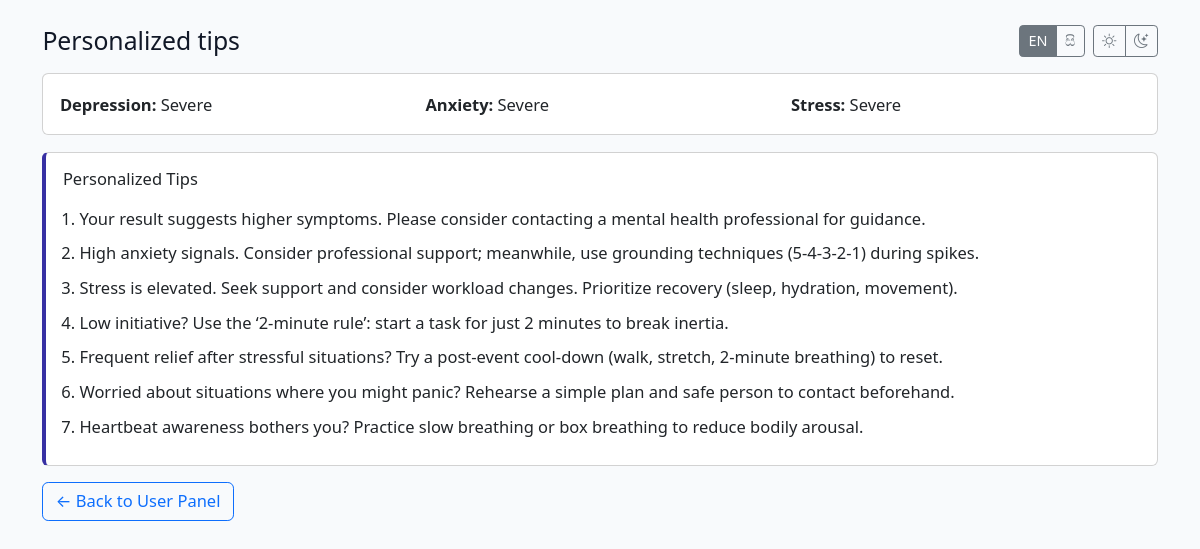
Page /advice/cf4bc8d1-2b05-484a-bb51-5063fd47eb6e (signed in) on the committed database.
### app.py (models this page shows)
class Assessment(db.Model):
    __tablename__ = "assessments"
    id = db.Column(db.String(36), primary_key=True, default=lambda: str(_uuid.uuid4()))
    created_at = db.Column(db.DateTime, default=datetime.utcnow, index=True)
    session_id = db.Column(db.String(64), index=True, nullable=True)
    user_id = db.Column(db.String(36), db.ForeignKey("users.id"), nullable=True)
    consent_version = db.Column(db.String(16), nullable=True)
    model_version = db.Column(db.String(32), nullable=False, default=MODEL_VERSION)
    dep_score = db.Column(db.Integer, nullable=False)
    anx_score = db.Column(db.Integer, nullable=False)
    str_score = db.Column(db.Integer, nullable=False)
    dep_pred = db.Column(db.Integer, nullable=False)
    anx_pred = db.Column(db.Integer, nullable=False)
    str_pred = db.Column(db.Integer, nullable=False)
    dep_proba_json = db.Column(db.Text, nullable=False)
    anx_proba_json = db.Column(db.Text, nullable=False)
    str_proba_json = db.Column(db.Text, nullable=False)
    raw_answers_json = db.Column(db.Text, nullable=True)
    user = db.relationship("User", backref="assessments")

### app.py (the view)
@app.route("/advice/<assessment_id>")
@login_required
def advice_page(assessment_id):
    a = Assessment.query.get_or_404(assessment_id)
    if a.user_id != current_user.id:
        return "<h3>Not authorized.</h3>", 403
    shap_dep = (ShapTopK.query
                .filter_by(assessment_id=assessment_id, condition="Depression")
                .order_by(ShapTopK.abs_shap.desc()).limit(5).all())
    shap_anx = (ShapTopK.query
                .filter_by(assessment_id=assessment_id, condition="Anxiety")
                .order_by(ShapTopK.abs_shap.desc()).limit(5).all())
    shap_str = (ShapTopK.query
                .filter_by(assessment_id=assessment_id, condition="Stress")
                .order_by(ShapTopK.abs_shap.desc()).limit(5).all())
    dep_codes = [r.feature_code for r in shap_dep]
    anx_codes = [r.feature_code for r in shap_anx]
    str_codes = [r.feature_code for r in shap_str]
    tips = build_advice(g.lang, a.dep_pred, a.anx_pred, a.str_pred,
                        dep_codes, anx_codes, str_codes)
    page_title = "Personalized tips" if g.lang == "en" else "පෞද්ගලික උපදෙස්"
    return render_template("advice.html",
                           page_title=page_title,
                           assessment=a,
                           label_map=g.label_map,
                           tips=tips)

### app.py (called while the page is built)
@login_manager.user_loader
def load_user(user_id):
    return User.query.get(user_id)

def get_locale():
    return session.get("lang", "en")

def load_questions_for_locale(locale_code: str):
    fname = "dass42_questions.si.json" if locale_code == "si" else "dass42_questions.en.json"
    fpath = I18N_DIR / fname
    with open(fpath, "r", encoding="utf-8") as f:
        qmap = json.load(f)
    return {col: qmap.get(col, col) for col in question_columns}

@app.before_request
def _inject_i18n_maps():
    lang = get_locale()
    g.lang = lang
    g.label_map = LABEL_MAPS.get(lang, LABEL_MAPS["en"])
    g.question_map = load_questions_for_locale(lang)

def build_advice(lang: str, dep_pred: int, anx_pred: int, str_pred: int,
                 shap_dep_codes=None, shap_anx_codes=None, shap_str_codes=None):
    cfg = TIPS.get(lang, TIPS["en"])
    bucket = cfg["bucket"]
    pers   = cfg["personalizers"]
    tips = []
    tips += bucket["Depression"].get(dep_pred, [])
    tips += bucket["Anxiety"].get(anx_pred, [])
    tips += bucket["Stress"].get(str_pred, [])
    seen = set()
    def add_personalizers(codes):
        for code in (codes or []):
            if code in pers and code not in seen:
                tips.append(pers[code])
                seen.add(code)
    add_personalizers(shap_dep_codes)
    add_personalizers(shap_anx_codes)
    add_personalizers(shap_str_codes)
    return tips

### templates/advice.html (shortened to what this page needs)
<!doctype html>
<html lang="{{ 'si' if g.lang=='si' else 'en' }}">
<head>
  <link href="https://cdn.jsdelivr.net/npm/bootstrap@5.3.2/dist/css/bootstrap.min.css" rel="stylesheet">
  <link href="https://cdn.jsdelivr.net/npm/bootstrap-icons@1.11.3/font/bootstrap-icons.css" rel="stylesheet">
  <link href="{{ url_for('static', filename='css/theme.css') }}" rel="stylesheet">
</head>
<body>
<div class="container py-4">
  <div class="d-flex justify-content-between align-items-center mb-3">
    <h1 class="h4 m-0">{{ page_title }}</h1>
    <div class="d-flex align-items-center gap-2">
      <div class="btn-group">
        <a href="{{ url_for('set_language', code='en') }}" class="btn btn-sm btn-outline-secondary {% if g.lang=='en' %}active{% endif %}">EN</a>
        <a href="{{ url_for('set_language', code='si') }}" class="btn btn-sm btn-outline-secondary {% if g.lang=='si' %}active{% endif %}">සි</a>
      </div>
      <div class="btn-group" role="group" aria-label="Theme">
        <button id="themeLight" type="button" class="btn btn-sm btn-outline-secondary" title="Light">
          <i class="bi bi-sun"></i>
        </button>
        <button id="themeDark" type="button" class="btn btn-sm btn-outline-secondary" title="Dark">
          <i class="bi bi-moon-stars"></i>
        </button>
      </div>
    </div>
  </div>
  <div class="card mb-3">
    <div class="card-body">
      <div class="row g-3 text-center text-md-start">
        <div class="col-md-4"><b>Depression:</b> {{ label_map[assessment.dep_pred] }}</div>
        <div class="col-md-4"><b>Anxiety:</b> {{ label_map[assessment.anx_pred] }}</div>
        <div class="col-md-4"><b>Stress:</b> {{ label_map[assessment.str_pred] }}</div>
      </div>
    </div>
  </div>
  {% if tips %}
    <div class="card tips-card">
      <div class="card-body">
        <h2 class="h6 mb-3">{% if g.lang=='si' %}උපදෙස්{% else %}Personalized Tips{% endif %}</h2>
        <ol class="tips-list mb-0 ps-3">
          {% for t in tips %}
            <li class="mb-2">{{ t }}</li>
          {% endfor %}
        </ol>
      </div>
    </div>
  {% else %}
    <div class="alert alert-info">
      {% if g.lang=='si' %}උපදෙස් නොමැත.{% else %}No tips were generated.{% endif %}
    </div>
  {% endif %}
  <div class="mt-3">
    <a class="btn btn-outline-primary" href="{{ url_for('user_panel') }}">
      ← {% if g.lang=='si' %}ආපසු පුවරුව{% else %}Back to User Panel{% endif %}
    </a>
  </div>
</div>
</body>
</html>

### static/css/theme.css (style rules this page uses)
:root { --bg: #f8fafc; --card: #ffffff; --muted: #6b7280; --border: #e5e7eb; --text: #111827; --text-soft: #374151; --badge-soft-bg: #eef2ff; --badge-soft-fg: #3730a3; --shadow-lg: 0 6px 22px rgba(0,0,0,0.06); }
html, body { background: var(--bg) !important; color: var(--text); font-size: 16.5px; line-height: 1.65; }
h1, h2, h3, h4, h5, h6 { line-height: 1.3; margin-top: 1.2rem; margin-bottom: .8rem; }
p, ul, ol, li { margin-bottom: 1rem; }

### templates/advice.html (style rules this page uses)
.tips-list li { line-height: 1.6; }
.tips-card { border-left: 4px solid var(--badge-soft-fg); }

### rows in the picture
Assessment: dep_pred "Severe", anx_pred "Severe", str_pred "Severe"

### other values in the picture
{{ page_title }} "Personalized tips"
{{ t }} "Your result suggests higher symptoms. Please consider contacting a mental health professional for guidance." "High anxiety signals. Consider professional support; meanwhile, use grounding techniques (5-4-3-2-1) during spikes." "Stress is elevated. Seek support and consider workload changes. Prioritize recovery (sleep, hydration, movement)." "Low initiative? Use the ‘2-minute rule’: start a task for just 2 minutes to break inertia." "Frequent relief after stressful situations? Try a post-event cool-down (walk, stretch, 2-minute breathing) to reset." "Worried about situations where you might panic? Rehearse a simple plan and safe person to contact beforehand." "Heartbeat awareness bothers you? Practice slow breathing or box breathing to reduce bodily arousal."
